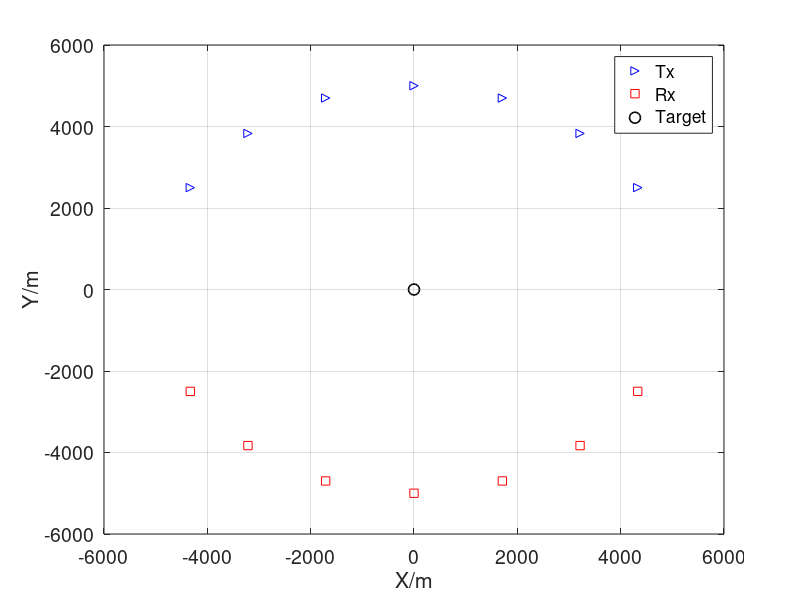
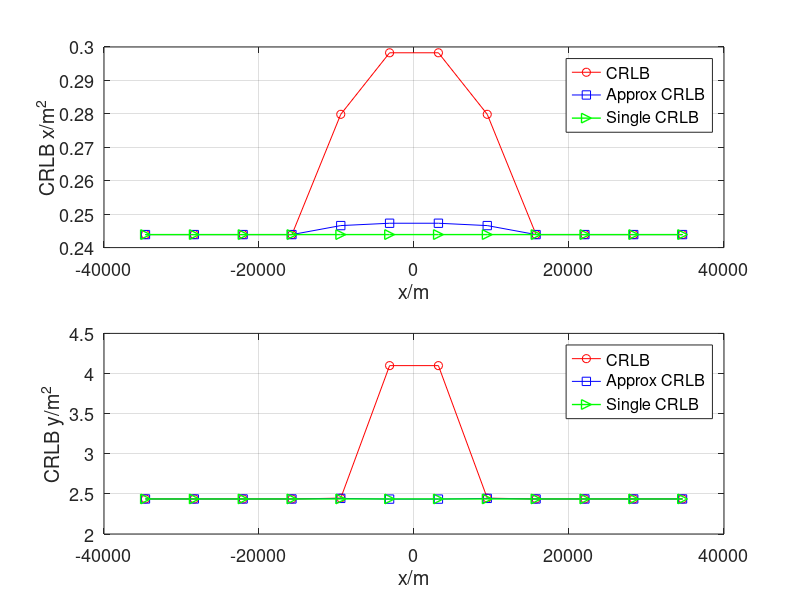

These charts were generated, in order, by the following MATLAB code:
clearvars
% clc
close all
%%
M = 10;
N = 128;
T = 1e-3;
delta_f = 1/T;
width = M*T;
fs_integral = 1e5;
len = 2*width*fs_integral;
fs = 1e5;
t = linspace(-width,width,len);
dt = t(2) - t(1);
f = (-len/2:len/2-1)/(len*dt); % Frequency vector
df = f(2)-f(1);

%%
numTr = 7;% Number of transmitters
numRe = 7;% Number of transmitters
radius = 5e3;
% azimuth_Tr = [85 65 45 25 5]; 
% azimuth_Re = [-85 -65 -45 -25 -5];
azimuth_Tr = [105 85 65 45 25 5 -15]+45; 
azimuth_Re = [-105 -85 -65 -45 -25 -5 15]-45;
% num = [3:2:29,29.05:0.05:30.95,31:2:51];
num = -11:2:11;
% num = 1;
len_num = length(num);
% v_tar = [4,5].';
% load('p_tx_wide.mat','p_tx')
% load('p_rx_wide.mat','p_rx')
p_tx = radius*[cosd(azimuth_Tr(1:numTr));sind(azimuth_Tr(1:numTr))];
p_rx = radius*[cosd(azimuth_Re(1:numRe));sind(azimuth_Re(1:numRe))];
%%
p_tar = [0,0].';
figure
plot(p_tx(1,:),p_tx(2,:),'b>',p_rx(1,:),p_rx(2,:),'rs',p_tar(1),p_tar(2),'ko',...
    'MarkerSize',8,'LineWidth',1.2)
xlabel('X/m')
ylabel('Y/m')
ax=gca;

set(ax,'FontSize',14);
legend('Tx','Rx','Target')
grid on
%%
rng('shuffle')
c = 3e8;
f_c = 3e9; % carrier frequency
lambda = c/f_c;
transmission_energy = 1; %w
SNR = -0;%dB
NSR = 1/10^(SNR/10);
% Eff_bandw = 2.045141018530318e+07;% for T=1e-3
% Eff_time = 7.957747154036620e-08;
% TB = 8;
noise_power = transmission_energy*NSR;
% load('RCS_multi.mat','RCS') 
% load('RCS1_multi.mat','RCS1') 
RCS = sqrt(1/2)*(ones(numTr,numRe)+1j*ones(numTr,numRe));
% RCS = sqrt(1/2)*(randn(numTr,numRe)+1j*randn(numTr,numRe));
RCS = RCS(1:numTr,1:numRe);
RCS_var = abs(RCS).^2;
% rng(1)
% RCS1 = 0.3*ones(numTr,numRe);
% RCS1 = sqrt(1/2)*(randn(numTr,numRe)+1j*randn(numTr,numRe));
RCS1 = 0.2*RCS;
RCS1 = RCS1(1:numTr,1:numRe);
%%
Num_Tar = 2;
CRB_loc = zeros(4,len_num);
CRB_vel = zeros(4,len_num);
CRB_loc_single = zeros(4,len_num);
CRB_vel_single = zeros(4,len_num);
CRB_loc_accurate = zeros(4,len_num);
CRB_vel_accurate = zeros(4,len_num);
RCS_sq_MT = zeros(numTr,numRe,Num_Tar);
RCS_sq_MT(:,:,1) = RCS_var;
RCS_sq_MT(:,:,2) = abs(RCS1).^2;
RCS_MT = zeros(numTr,numRe,Num_Tar);
RCS_MT(:,:,1) = RCS;
RCS_MT(:,:,2) = RCS1;
RCS_product = RCS.*conj(RCS1);
tic
space = 3.15e3;
for i_dis = 1:len_num
%     p_tar = [-3e3,0;-0e3,0].';
    p_tar = [-0e3,0e3;-0e3+num(i_dis)*space,0].';
    Delay = zeros(numTr,numRe,Num_Tar);
    Doppler = zeros(numTr,numRe,Num_Tar);
    for i_tar = 1:Num_Tar
        dis_tx_tar=sqrt(sum((p_tx-p_tar(:,i_tar)).^2));
        dis_rx_tar=sqrt(sum((p_rx-p_tar(:,i_tar)).^2));
        delay_tx_tar = dis_tx_tar/c;
        delay_rx_tar = dis_rx_tar/c;
        Delay(:,:,i_tar) = delay_tx_tar.' + delay_rx_tar;
    %     Delay = repmat(delay_tx_tar.',1, numRe)+repmat(delay_rx_tar,  numTr,1);
    end
    %% Jql
    PA = ones(numTr,1);
    const12 = 2*fs/noise_power;
    A_12 = zeros(numTr*numRe);
    G1_Re = zeros(numTr*numRe);
    G1_Im = zeros(numTr*numRe);
    G2_Re = zeros(numTr*numRe);
    G2_Im = zeros(numTr*numRe);
    F_12 = zeros(2*numTr*numRe);
    for n = 1:numTr
        for k = 1:numRe
            temp = (n-1)*numRe+k;
            x1 = (2/T^2)^(1/4)*exp(pi*(1j*N-1)*(t-Delay(n,k,1)-(n-1)*T/N).^2/T^2);
            x2 = (2/T^2)^(1/4)*exp(pi*(1j*N-1)*(t-Delay(n,k,2)-(n-1)*T/N).^2/T^2);
            c1 = -2*pi*(1j*N-1)*(t-Delay(n,k,1)-(n-1)*T/N)/T^2;
            c2 = 2*pi*(1j*N+1)*(t-Delay(n,k,2)-(n-1)*T/N)/T^2; % taking the conjugate
%             x1 = (2/T^2)^(1/4)*exp(-pi*(t-Delay(n,k,1)).^2/T^2).*...
%                 exp(1j*2*pi*n*delta_f*(t-Delay(n,k,1)));
%             x2 = (2/T^2)^(1/4)*exp(-pi*(t-Delay(n,k,2)).^2/T^2).*...
%                 exp(1j*2*pi*n*delta_f*(t-Delay(n,k,2)));
%             c1 = 2*pi*((t-Delay(n,k,1))/T^2-1j*n*delta_f);
%             c2 = 2*pi*((t-Delay(n,k,2))/T^2+1j*n*delta_f);% taking the conjugate
            y_a = transmission_energy*PA(n).*c1.*c2.*x1.*conj(x2);
            A_12(temp,temp) = const12*real(trapz(t, y_a)*RCS_product(n,k));
            y_g1Re = transmission_energy*PA(n).*c1.*x1.*conj(x2);
            G1_Re(temp,temp) = const12*real(trapz(t, y_g1Re)*RCS_MT(n,k,1));
            G1_Im(temp,temp) = const12*imag(trapz(t, y_g1Re)*RCS_MT(n,k,1));
%             int_G_Re(temp,temp) = -cons*real(conj(RCS_MT(n,k,2))*trapz(t, i_gRe));
%             int_G_Im(temp,temp) = cons*imag(conj(RCS_MT(n,k,2))*trapz(t, i_gRe));
            y_g2Re = transmission_energy*PA(n).*c2.*x1.*conj(x2);
            G2_Re(temp,temp) = const12*real(trapz(t, y_g2Re)*conj(RCS_MT(n,k,2)));
            G2_Im(temp,temp) = -const12*imag(trapz(t, y_g2Re)*conj(RCS_MT(n,k,2)));
            y_12 = transmission_energy*PA(n).*x1.*conj(x2);
            Y_12 = trapz(t, y_12);
            F_12(temp,temp) = const12*real(Y_12);
            F_12(temp,numTr*numRe+temp) = const12*imag(Y_12);
            F_12(numTr*numRe+temp,temp) = -const12*imag(Y_12);
            F_12(numTr*numRe+temp,numTr*numRe+temp) = const12*real(Y_12);
        end
    end
    J_12 = [A_12,G1_Re,G1_Im;[G2_Re,G2_Im].',F_12];
    %% Alpha
    aleph = zeros(2+2*numTr*numRe,3*numTr*numRe,Num_Tar); 
    for i_tar = 1:Num_Tar
        beta = zeros(2,numTr*numRe);
        eta = zeros(2,numTr*numRe);
        xi = zeros(2,numTr*numRe);
        for n = 1:numTr
            for k = 1:numRe
                temp = (n-1)*numRe+k;
                beta(:,temp) = 1/c*((p_tar(:,i_tar)-p_tx(:,n))/norm(p_tar(:,i_tar)-p_tx(:,n))+...
                    (p_tar(:,i_tar)-p_rx(:,k))/norm(p_tar(:,i_tar)-p_rx(:,k)));
            end
        end
        aleph(:,:,i_tar) = blkdiag(beta,eye(2*numTr*numRe));
    end
    %% Diagonal
    FIM = zeros(2+2*numTr*numRe,2+2*numTr*numRe,Num_Tar);
    FIM_single = zeros(2+2*numTr*numRe,2+2*numTr*numRe,Num_Tar);
    cons_f = 2*transmission_energy/noise_power*fs;
    cons = 2*fs/noise_power;
    cons_A = zeros(numTr,numRe);
    cons_A_single = zeros(numTr,numRe);
    G_Re = zeros(numTr*numRe);
    G_Im = zeros(numTr*numRe);
    G_Re_single = zeros(numTr*numRe);
    G_Im_single = zeros(numTr*numRe);
    int_A = zeros(numTr,numRe);
    int_G_Re = zeros(numTr*numRe);
    int_G_Im = zeros(numTr*numRe);
    %% target 1
    for n = 1:numTr
        for k = 1:numRe
            temp = (n-1)*numRe+k;
            x1 = (2/T^2)^(1/4)*exp(pi*(1j*N-1)*(t-Delay(n,k,1)-(n-1)*T/N).^2/T^2);
            x2 = (2/T^2)^(1/4)*exp(pi*(1j*N-1)*(t-Delay(n,k,2)-(n-1)*T/N).^2/T^2);
            c1 = -2*pi*(1j*N-1)*(t-Delay(n,k,1)-(n-1)*T/N)/T^2;
            c_a = 4*pi^2/T^4*(1-1j*N)^2*(t-Delay(n,k,1)-(n-1)*T/N).^2-2*pi/T^2*(1-1j*N);         
%             x1 = (2/T^2)^(1/4)*exp(-pi*(t-Delay(n,k,1)).^2/T^2).*...
%                 exp(1j*2*pi*n*delta_f*(t-Delay(n,k,1)));
%             x2 = (2/T^2)^(1/4)*exp(-pi*(t-Delay(n,k,2)).^2/T^2).*...
%                 exp(1j*2*pi*n*delta_f*(t-Delay(n,k,2)));
%             c1 = 2*pi*((t-Delay(n,k,1))/T^2-1j*n*delta_f);
%             c_a = 4*pi^2*((t-Delay(n,k,1))/T^2-1j*n*delta_f).^2-2*pi/T^2;
            y_gRe = transmission_energy*PA(n).*c1.*x1.*conj(x1);
            i_gRe = transmission_energy*PA(n).*c1.*x1.*conj(x2);
            G_Re_single(temp,temp) = -cons*real(conj(RCS_MT(n,k,1))*trapz(t, y_gRe));
            G_Im_single(temp,temp) = cons*imag(conj(RCS_MT(n,k,1))*trapz(t, y_gRe));
            int_G_Re(temp,temp) = -cons*real(conj(RCS_MT(n,k,2))*trapz(t, i_gRe));
            int_G_Im(temp,temp) = cons*imag(conj(RCS_MT(n,k,2))*trapz(t, i_gRe));
            G_Re(temp,temp) = int_G_Re(temp,temp)+G_Re_single(temp,temp);
            G_Im(temp,temp) = int_G_Im(temp,temp)+G_Im_single(temp,temp);
            
            y_a = transmission_energy*PA(n).*c_a.*x1.*conj(x2);
            int_A(n,k) = -cons*real(trapz(t, y_a)*RCS_product(n,k));
    
%             y1 = t.*conj(x1).*x1.*c1;
            y_a_sing = transmission_energy*PA(n).*c_a.*x1.*conj(x1);
            % Calculate the Fourier Transform of the signal
            X1 = fftshift(fft(x1));
            % Calculate effective pulse width (EPW)
            Eff_time = trapz(t, t.^2 .* abs(x1).^2);
            % Calculate effective bandwidth (EBW)
            Eff_bandw = trapz(dt, f.^2 .* abs(X1).^2)/len;
            cons_A_single(n,k) = -cons*real(trapz(t, y_a_sing)*RCS_sq_MT(n,k,1));
            cons_A(n,k) = int_A(n,k)+cons_A_single(n,k); % OCDM                
        end
    end
    A_mat = cons_A.';
    A = diag(A_mat(:));
    % E_Im_mat = (cons_e*real(RCS).*Delay.*repmat(PA,1,numRe)).';
    G = [G_Re,G_Im];
    F = diag(repmat(cons_f*PA,2*numRe,1));
    J = [A,G;G.',F];
    FIM(:,:,1) = aleph(:,:,1)*J*aleph(:,:,1).';
    %
    A_mat_single = cons_A_single.';
    A_single = diag(A_mat_single(:));
   
    G_single = [G_Re_single,G_Im_single];
    J_single = [A_single,G_single;G_single.',F];
    FIM_single(:,:,1) = aleph(:,:,1)*J_single*aleph(:,:,1).';
    %% target 2
    for n = 1:numTr
        for k = 1:numRe
            temp = (n-1)*numRe+k;
            x1 = (2/T^2)^(1/4)*exp(pi*(1j*N-1)*(t-Delay(n,k,1)-(n-1)*T/N).^2/T^2);
            x2 = (2/T^2)^(1/4)*exp(pi*(1j*N-1)*(t-Delay(n,k,2)-(n-1)*T/N).^2/T^2);
            c2 = -2*pi*(1j*N-1)*(t-Delay(n,k,2)-(n-1)*T/N)/T^2;
            c_a = 4*pi^2/T^4*(1-1j*N)^2*(t-Delay(n,k,2)-(n-1)*T/N).^2-2*pi/T^2*(1-1j*N);
%             x1 = (2/T^2)^(1/4)*exp(-pi*(t-Delay(n,k,1)).^2/T^2).*...
%                 exp(1j*2*pi*n*delta_f*(t-Delay(n,k,1)));
%             x2 = (2/T^2)^(1/4)*exp(-pi*(t-Delay(n,k,2)).^2/T^2).*...
%                 exp(1j*2*pi*n*delta_f*(t-Delay(n,k,2)));
%             c2 = 2*pi*((t-Delay(n,k,2))/T^2-1j*n*delta_f);
%             c_a = 4*pi^2*((t-Delay(n,k,2))/T^2-1j*n*delta_f).^2-2*pi/T^2;
            y_gRe = transmission_energy*PA(n).*c2.*x2.*conj(x2);
            i_gRe = transmission_energy*PA(n).*c2.*x2.*conj(x1);
            G_Re_single(temp,temp) = -cons*real(conj(RCS_MT(n,k,2))*trapz(t, y_gRe));
            G_Im_single(temp,temp) = cons*imag(conj(RCS_MT(n,k,2))*trapz(t, y_gRe));
            int_G_Re(temp,temp) = -cons*real(conj(RCS_MT(n,k,1))*trapz(t, i_gRe));
            int_G_Im(temp,temp) = cons*imag(conj(RCS_MT(n,k,1))*trapz(t, i_gRe));
            G_Re(temp,temp) = int_G_Re(temp,temp)+G_Re_single(temp,temp);
            G_Im(temp,temp) = int_G_Im(temp,temp)+G_Im_single(temp,temp);
            
            y_a = transmission_energy*PA(n).*c_a.*x2.*conj(x1);
            int_A(n,k) = -cons*real(trapz(t, y_a)*conj(RCS_product(n,k)));
    
            y2 = t.*conj(x2).*x2.*c2;
            y_a_sing = transmission_energy*PA(n).*c_a.*x2.*conj(x2);
            cons_A_single(n,k) = -cons*real(trapz(t, y_a_sing)*RCS_sq_MT(n,k,2));
            cons_A(n,k) = int_A(n,k)+cons_A_single(n,k); % OCDM
            % Calculate the Fourier Transform of the signal
            X2 = fftshift(fft(x2));
            % Calculate effective pulse width (EPW)
            Eff_time = trapz(t, t.^2 .* abs(x2).^2);
            % Calculate effective bandwidth (EBW)
            Eff_bandw = trapz(dt, f.^2 .* abs(X2).^2)/len;
            TB = imag(sum(y2)*dt);
            
        end
    end
    A_mat = cons_A.';
    A = diag(A_mat(:));
    % E_Im_mat = (cons_e*real(RCS).*Delay.*repmat(PA,1,numRe)).';
    G = [G_Re,G_Im];
    F = diag(repmat(cons_f*PA,2*numRe,1));
    J = [A,G;G.',F];
    FIM(:,:,2) = aleph(:,:,2)*J*aleph(:,:,2).';
    %
    A_mat_single = cons_A_single.';
    A_single = diag(A_mat_single(:));
    % E_Im_mat = (cons_e*real(RCS).*Delay.*repmat(PA,1,numRe)).';
    G_single = [G_Re_single,G_Im_single];
    J_single = [A_single,G_single;G_single.',F];
    FIM_single(:,:,2) = aleph(:,:,2)*J_single*aleph(:,:,2).';
    %%
    leng = 2+2*numTr*numRe;
    CRB_mat_single= pinv(blkdiag(FIM_single(:,:,1),FIM_single(:,:,2)));
    CRB_loc_single(:,i_dis) = [CRB_mat_single(1,1),CRB_mat_single(2,2),...
        CRB_mat_single(1+leng,1+leng),CRB_mat_single(2+leng,2+leng)].';
    %
    CRB_mat= pinv(blkdiag(FIM(:,:,1),FIM(:,:,2)));
    CRB_loc(:,i_dis) = [CRB_mat(1,1),CRB_mat(2,2),...
        CRB_mat(1+leng,1+leng),CRB_mat(2+leng,2+leng)].';
    %
    FIM_12 = aleph(:,:,1)*J_12*aleph(:,:,2).';
    FIM_21 = FIM_12.';
    FIM_accurate = [FIM(:,:,1),FIM_12;FIM_21,FIM(:,:,2)];
    CRB_mat_accurate = pinv(FIM_accurate);
    CRB_loc_accurate(:,i_dis) = [CRB_mat_accurate(1,1),CRB_mat_accurate(2,2),...
        CRB_mat_accurate(1+leng,1+leng),CRB_mat_accurate(2+leng,2+leng)].';
end
CRB_OCDM = CRB_loc;
CRB_OCDM_accurate = CRB_loc_accurate;
CRB_OCDM_single = CRB_loc_single;
save('data\CRB_MT_L_OCDM.mat','CRB_OCDM')
save('data\CRB_MT_L_OCDM_accurate.mat','CRB_OCDM_accurate')
save('data\CRB_MT_L_OCDM_single.mat','CRB_OCDM_single')
toc
%%
x_index = num*space;
figure
subplot(2, 1, 1);
plot(x_index,CRB_loc_accurate(1,:),'ro-',x_index,CRB_loc(1,:),'bs-',...
    x_index,CRB_loc_single(1,:),'g>-',...
    'MarkerSize',7,'LineWidth',1)
% ylim([150 850])
xlabel('x/m')
ylabel('CRLB x/m^2')
ax=gca;
set(ax,'FontSize',13);
legend('CRLB','Approx CRLB','Single CRLB')
grid on
subplot(2, 1, 2);
plot(x_index,CRB_loc_accurate(2,:),'ro-',x_index,CRB_loc(2,:),'bs-',...
    x_index,CRB_loc_single(2,:),'g>-',...
    'MarkerSize',7,'LineWidth',1)
% xlim([-77e3 83e3])
xlabel('x/m')
ylabel('CRLB y/m^2')
ax=gca;
set(ax,'FontSize',13);
grid on
legend('CRLB','Approx CRLB','Single CRLB')
